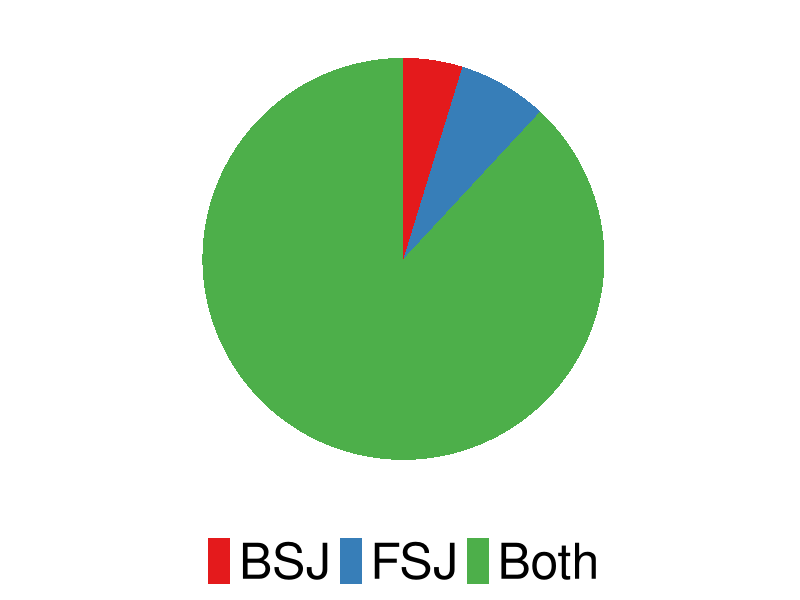
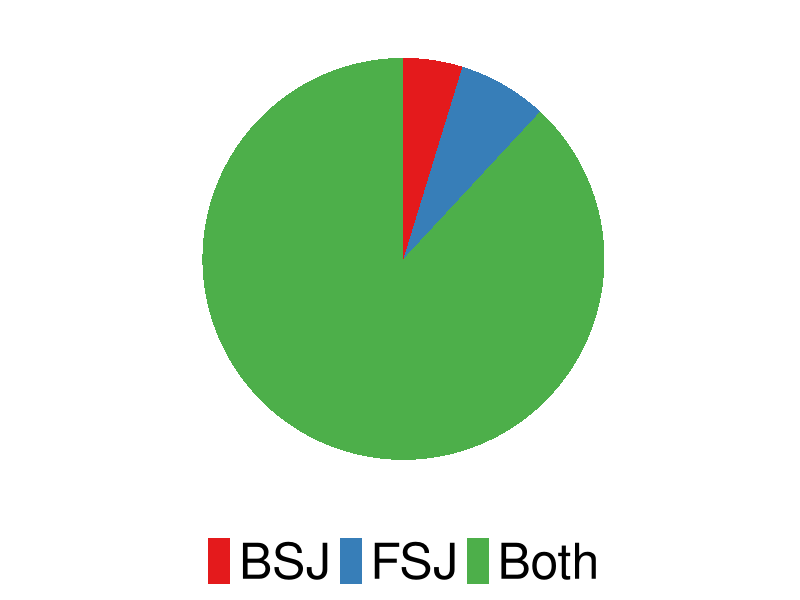

These charts were generated, in order, by the following R code:
library(ggplot2)
library(dplyr)
library(ggpubr)

argv<-commandArgs(trailingOnly = TRUE)

group<-c('BSJ', 'FSJ', 'Both')
data <- data.frame(
  cate=group,
  value=c(3920, 5913, 72769),
  labels=c("3,920", "5,913", "72,769")
)
data$cate <- factor(data$cate, levels =group, labels= group, ordered = TRUE)

# Compute the position of labels
data <- data %>% 
  arrange(desc(group)) %>%
  mutate(prop = value / sum(data$value) *100) %>%
  mutate(ypos = cumsum(prop)- 0.5*prop )

fig <- argv[1]

blank_theme <- theme_minimal()+
     theme(
         axis.title.x = element_blank(),
         axis.title.y = element_blank(),
         axis.text.x=element_blank(),
         panel.border = element_blank(),
         panel.grid=element_blank(),
         axis.ticks = element_blank(),
         plot.title=element_blank(), 
         legend.text = element_text(size = 36, color="black", family="sans"), 
         legend.title = element_blank(),
         legend.position = "bottom"
     )

ggplot(data, aes(x="", y=value, fill=cate)) +
    geom_bar(stat="identity", width=0.5) +
    blank_theme + 
    coord_polar("y", start=0, direction= -1) + 
    scale_fill_brewer(palette="Set1") + 
    guides(fill = guide_legend(ncol=3))
ggsave(fig, plot=last_plot(), dpi=300, width=7, height=6)

